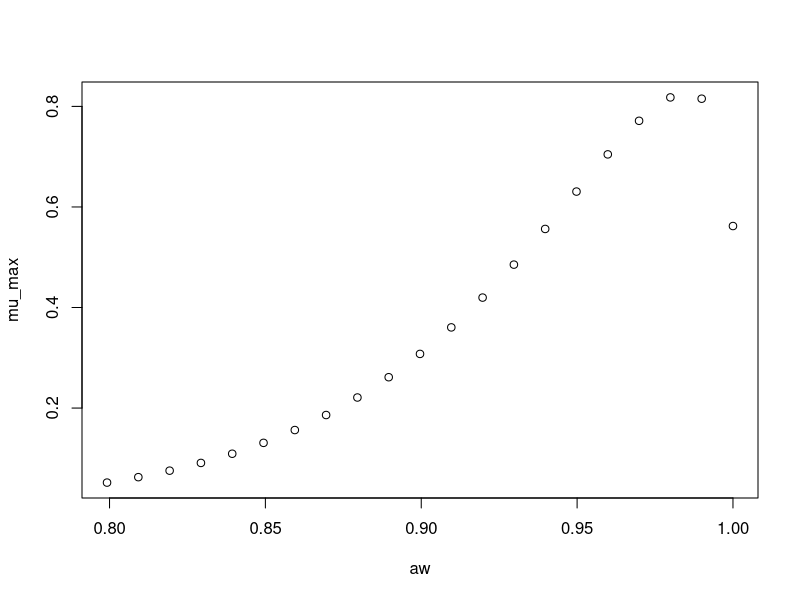

The R source for this figure:
#############################
# start of Parameter script
#############################
aw <- seq(0.799200799200799,0.999999,length.out=21)
#############################
# end of Parameter script
#############################
############################# 
# start of Model script Gropin ID 1373 
#############################
 
# constant coefficients for this model
 
variables <- data.frame(aw)
argumentsPar <- expand.grid(variables)
 
# heart of the model
response_surface <- function(aw) {
   mumax <-exp(-0.5825+6.392*sqrt(1-aw)-26.11*(sqrt(1-aw))^2)

return(mumax=mumax)
} 

# output parameters
mumax <- cbind(argumentsPar,response_surface(argumentsPar['aw']))
colnames(mumax) <- c(colnames(argumentsPar),'mumax')
#############################
# End of Model script
#############################
############################# 
# start of Visualisation script Gropin ID 1373 
#############################
plot(aw,mumax$mumax,
                          xlab='aw',
                          ylab='mu_max')
#############################
# End of Visualisation script
#############################
